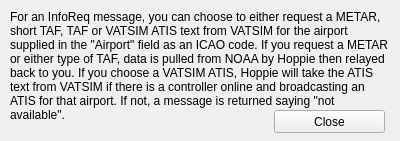
<?xml version="1.0" encoding="UTF-8"?>
<ui version="4.0">
 <class>AboutInfoReq</class>
 <widget class="QWidget" name="AboutInfoReq">
  <property name="geometry">
   <rect>
    <x>0</x>
    <y>0</y>
    <width>400</width>
    <height>141</height>
   </rect>
  </property>
  <property name="minimumSize">
   <size>
    <width>400</width>
    <height>141</height>
   </size>
  </property>
  <property name="maximumSize">
   <size>
    <width>400</width>
    <height>141</height>
   </size>
  </property>
  <property name="windowTitle">
   <string>About InfoReq</string>
  </property>
  <widget class="QLabel" name="label">
   <property name="geometry">
    <rect>
     <x>10</x>
     <y>10</y>
     <width>381</width>
     <height>281</height>
    </rect>
   </property>
   <property name="text">
    <string>For an InfoReq message, you can choose to either request a METAR, short TAF, TAF or VATSIM ATIS text from VATSIM for the airport supplied in the &quot;Airport&quot; field as an ICAO code. If you request a METAR or either type of TAF, data is pulled from NOAA by Hoppie then relayed back to you. If you choose a VATSIM ATIS, Hoppie will take the ATIS text from VATSIM if there is a controller online and broadcasting an ATIS for that airport. If not, a message is returned saying &quot;not available&quot;.</string>
   </property>
   <property name="alignment">
    <set>Qt::AlignLeading|Qt::AlignLeft|Qt::AlignTop</set>
   </property>
   <property name="wordWrap">
    <bool>true</bool>
   </property>
  </widget>
  <widget class="QPushButton" name="pushButton">
   <property name="geometry">
    <rect>
     <x>274</x>
     <y>110</y>
     <width>111</width>
     <height>23</height>
    </rect>
   </property>
   <property name="text">
    <string>Close</string>
   </property>
  </widget>
 </widget>
 <resources/>
 <connections/>
</ui>
